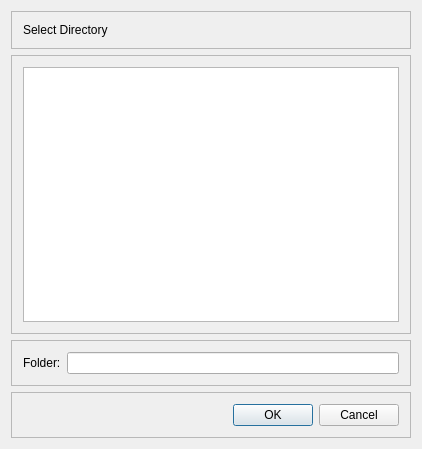
<?xml version="1.0" encoding="UTF-8"?>
<ui version="4.0">
 <class>DirectoryBrowser</class>
 <widget class="QDialog" name="DirectoryBrowser">
  <property name="geometry">
   <rect>
    <x>0</x>
    <y>0</y>
    <width>422</width>
    <height>449</height>
   </rect>
  </property>
  <property name="windowTitle">
   <string>Browse For Folder</string>
  </property>
  <layout class="QVBoxLayout" name="verticalLayout_3">
   <item>
    <widget class="QFrame" name="frame">
     <property name="frameShape">
      <enum>QFrame::StyledPanel</enum>
     </property>
     <property name="frameShadow">
      <enum>QFrame::Raised</enum>
     </property>
     <layout class="QVBoxLayout" name="verticalLayout">
      <item>
       <widget class="QLabel" name="titleLabel">
        <property name="text">
         <string>Select Directory</string>
        </property>
       </widget>
      </item>
     </layout>
    </widget>
   </item>
   <item>
    <widget class="QFrame" name="frame_4">
     <property name="frameShape">
      <enum>QFrame::StyledPanel</enum>
     </property>
     <property name="frameShadow">
      <enum>QFrame::Raised</enum>
     </property>
     <layout class="QVBoxLayout" name="verticalLayout_2">
      <item>
       <widget class="QTreeView" name="treeView"/>
      </item>
     </layout>
    </widget>
   </item>
   <item>
    <widget class="QFrame" name="frame_2">
     <property name="frameShape">
      <enum>QFrame::StyledPanel</enum>
     </property>
     <property name="frameShadow">
      <enum>QFrame::Raised</enum>
     </property>
     <layout class="QHBoxLayout" name="horizontalLayout">
      <item>
       <widget class="QLabel" name="folderLabel">
        <property name="text">
         <string>Folder:</string>
        </property>
       </widget>
      </item>
      <item>
       <widget class="QLineEdit" name="pathEdit"/>
      </item>
     </layout>
    </widget>
   </item>
   <item>
    <widget class="QFrame" name="frame_3">
     <property name="frameShape">
      <enum>QFrame::StyledPanel</enum>
     </property>
     <property name="frameShadow">
      <enum>QFrame::Raised</enum>
     </property>
     <layout class="QHBoxLayout" name="horizontalLayout_2">
      <item>
       <spacer name="horizontalSpacer">
        <property name="orientation">
         <enum>Qt::Horizontal</enum>
        </property>
        <property name="sizeHint" stdset="0">
         <size>
          <width>40</width>
          <height>20</height>
         </size>
        </property>
       </spacer>
      </item>
      <item>
       <widget class="QDialogButtonBox" name="buttonBox">
        <property name="standardButtons">
         <set>QDialogButtonBox::Cancel|QDialogButtonBox::Ok</set>
        </property>
        <property name="centerButtons">
         <bool>false</bool>
        </property>
       </widget>
      </item>
     </layout>
    </widget>
   </item>
  </layout>
 </widget>
 <layoutdefault spacing="6" margin="11"/>
 <resources/>
 <connections>
  <connection>
   <sender>buttonBox</sender>
   <signal>accepted()</signal>
   <receiver>DirectoryBrowser</receiver>
   <slot>accept()</slot>
   <hints>
    <hint type="sourcelabel">
     <x>308</x>
     <y>418</y>
    </hint>
    <hint type="destinationlabel">
     <x>210</x>
     <y>224</y>
    </hint>
   </hints>
  </connection>
  <connection>
   <sender>buttonBox</sender>
   <signal>rejected()</signal>
   <receiver>DirectoryBrowser</receiver>
   <slot>reject()</slot>
   <hints>
    <hint type="sourcelabel">
     <x>308</x>
     <y>418</y>
    </hint>
    <hint type="destinationlabel">
     <x>210</x>
     <y>224</y>
    </hint>
   </hints>
  </connection>
 </connections>
</ui>
